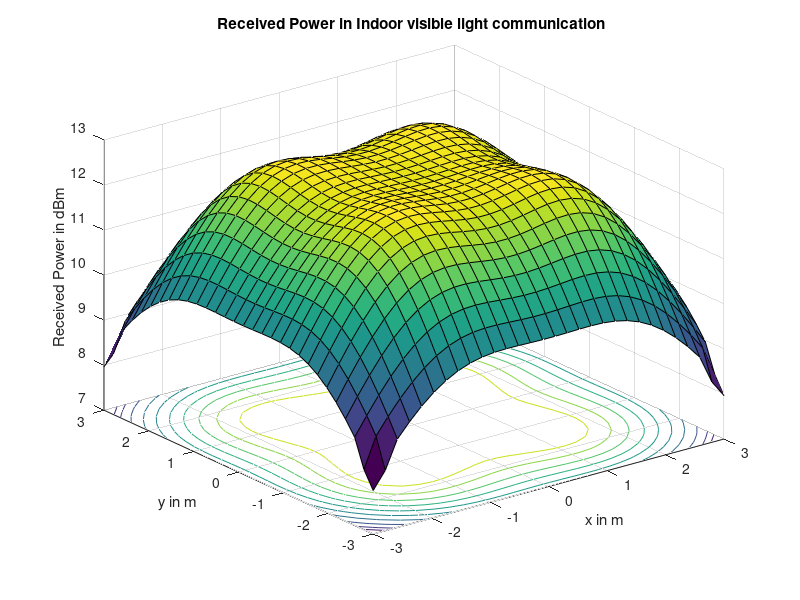
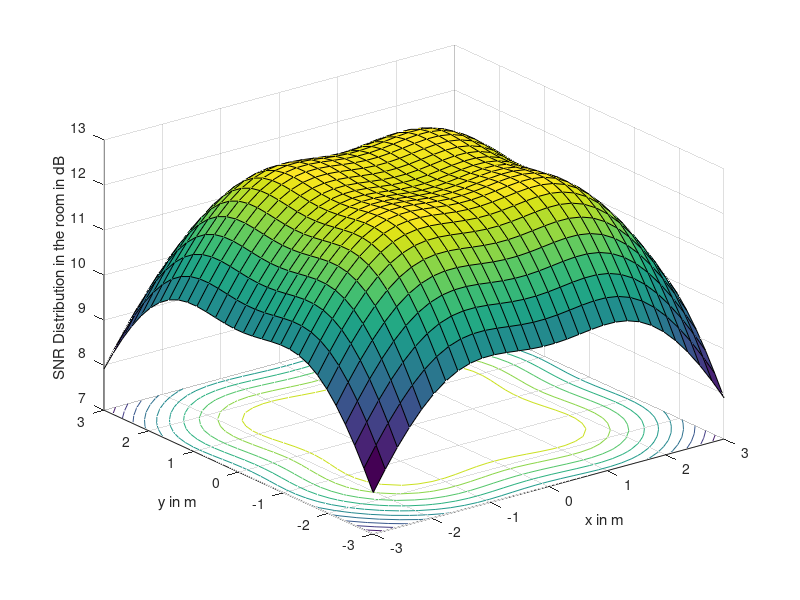

Write MATLAB code to recreate these figures, in order.
% TODO this file is a copy paste from the book, it should use the same
% syntax from the single source example.

%% LOS Channel Multiple Source
% Simulate LOS channel gain for multiple sources
% This code replicates the results from:
%   Visible Light Communication: A Comprehensive Theory and Applications
%   with MATLAB®. Page 54.

clc; clear; close all ;

%% Parametros del ambiente
lx=6; ly=6; lz=3; % Dimensions of the Room Environment 6 X 6 X 3 m ^{3}
h = 2.25; % Distance between the transmitter and the receiver plane
[XT, YT] = meshgrid ([-lx/4, lx/4], [-ly/4, ly/4]); % Position of LED

x = linspace(-lx/2, lx/2, lx*5);
y = linspace(-ly/2, ly/2, ly*5);
[XR, YR] = meshgrid(x, y ); % Illustrates the receiver

%% Parámetros del transmisor
theta =60; % Semi angle of the LED at half power illumination
m = -log10(2) / log10(cosd(theta)); % Lamberts Mode Number
Power_LED = 20; % Transmitted Power of the LED
No_LED = 3600; % Total nummber of LEDs
Total_Power = No_LED * Power_LED; % Total amount of Power contributed by all the LEDs plane grid

D = sqrt((XR - XT (1 ,1)).^2 + (YR - YT(1 ,1)).^2 + h^2); % Distance
receiver_angle = acosd(h ./ D);

%% Parámetros del receptor
APD = 0.001; % Area of the Photodiode
rho = 0.8; % Reflectance Parameter
Ts = 1; % Gain of the Optical Filter
Refractive_Index = 1.5; % Refractive Index of the Lens
FOV_PD = 70; % Field of View of the Photodiode
Concentrator_Gain = (Refractive_Index^2) / (sind(FOV_PD).^2); % Gain of the optical concentrator

%% Cálculos
H_A1 = (m+1) * APD .* cosd(receiver_angle).^m ./ (2*pi .* D.^2) ; % Channel DC gain corresponding to the LOS path

P_received = Total_Power .* H_A1 .* Ts .* Concentrator_Gain ; % Total amount of Received power corresponding to single LED source 1
P_received(find(abs(receiver_angle) > FOV_PD)) = 0; % Si el ángulo receptor es mayor que el FOV, la potencia es cero.

P_rec_A2 = fliplr ( P_received ); % Computation of Received power from source 2 , due to symmetry separate calculations are not required
P_rec_A3 = flipud ( P_received );
P_rec_A4 = fliplr ( P_rec_A3 );

P_received_total = P_received + P_rec_A2 + P_rec_A3 + P_rec_A4 ; % Total received power from both LED sources
P_received_dBm =10*log10 ( P_received_total );

%% Figure
surfc (x ,y , P_received_dBm ) ; hold on
title ('Received Power in Indoor visible light communication ')
xlabel ( 'x in m ')
ylabel ( 'y in m ')
zlabel ( ' Received Power in dBm ')
% Computation of SNR = Signal Power / Noise Power
noisebandwidth_factor = 0.562; % Noise Bandwidth Factor
dataRate =512000; % Data Rate
Bn = noisebandwidth_factor * dataRate ; % Total Bandwidth
q =1.6*10e-19; % Charge of the electron
R =1; % Responsivity of the Photodiode
Sigma_shot =2* q * R *( P_received_total ) * Bn ; % Computation of Shot Noise
Ba =4.5e6 ;
Amplifier_current =0.01;
Sigma_Amplifier = Amplifier_current ^2* Ba ; % Computation of receiver circuitry noise
Sigma_Total = Sigma_shot + Sigma_Amplifier ; % Total Noise
SNR =( R * P_received_total ) ^2./ Sigma_Total ; % Determination of Signal to Noise Ratio ( SNR )
SNRdb =10* log10 ( SNR ) ; % SNR in dB
figure (2)
surfc (x ,y , SNRdb )
xlabel ( 'x in m ') ;
ylabel ( 'y in m ') ;
zlabel ( ' SNR Distribution in the room in dB ') ;